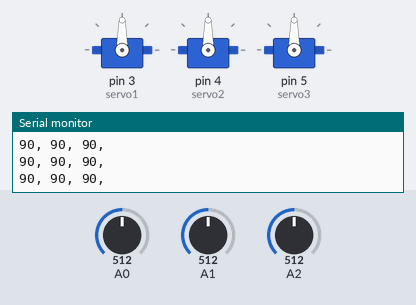
Simulated run of this sketch. Board: Arduino Uno, built with avr-gcc and run on an emulated ATmega328P. Shown: 3 × servo, the last lines printed to the serial monitor. The test bench sets the inputs (shaded band); at power-on: A0 = 512, A1 = 512, A2 = 512.

Above: at 1.2 s.
1.3 s: A0 set to 569
At 2.2 s:
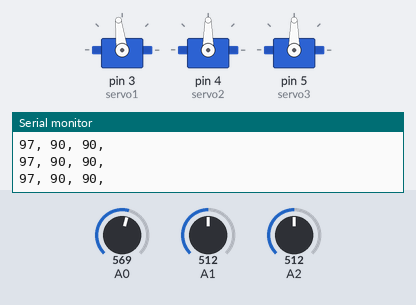
2.8 s: A0 set to 597
At 3.3 s:
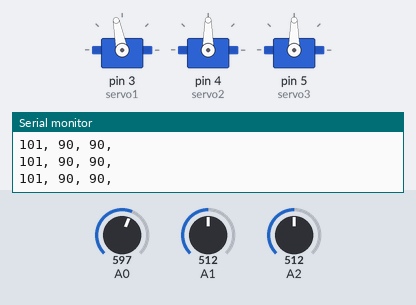
4.3 s: A1 set to 567
At 5.7 s:
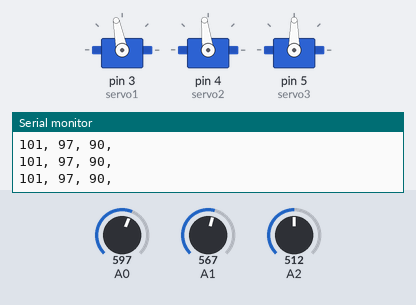
7.3 s: A1 set to 601
At 8.0 s:
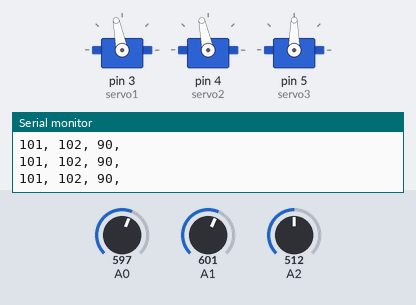
8.8 s: A2 set to 571
At 9.3 s:
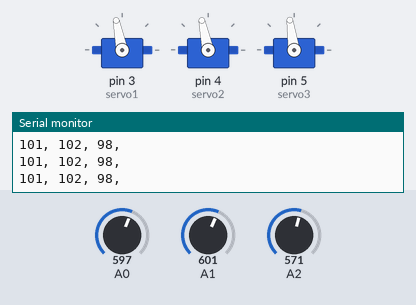
10.3 s: A2 set to 592
At 10.6 s:
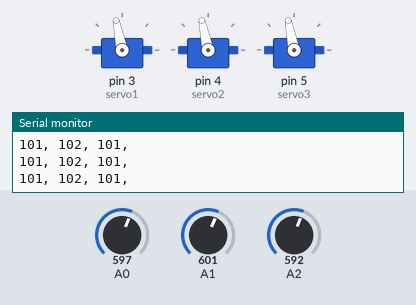
Timing chart, 0 to 12.8 s (numbered marks = the images above; inputs shaded):
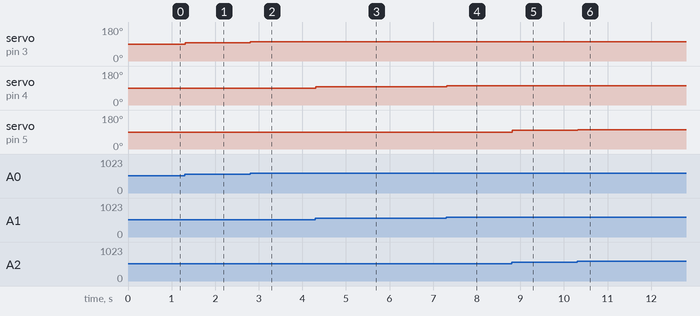

The sketch:

robot-arm-potentiometer.ino
```cpp
#include <Servo.h>

Servo servo1, servo2, servo3;

int pos = 0;    // variable to store the servo position

void setup() {
  servo1.attach(3);
  servo2.attach(4);
  servo3.attach(5);

  Serial.begin(9600);
}

void loop() {

  int mapped1 = map(analogRead(0), 0, 1023, 20, 160);
  int mapped2 = map(analogRead(1), 0, 1023, 20, 160);
  int mapped3 = map(analogRead(2), 0, 1023, 20, 160);

  servo1.write(mapped1);
  servo2.write(mapped2);
  servo3.write(mapped3);

  Serial.print(mapped1);
  Serial.print(", ");
  Serial.print(mapped2);
  Serial.print(", ");
  Serial.print(mapped3);
  Serial.println(", ");

  delay(20);

}
```

Measured:
- after the input at 1.3 s, servo on pin 3 (servo1): 90° → 97° at once
- after the input at 2.8 s, servo on pin 3 (servo1): 97° → 101° at once
- after the input at 4.3 s, servo on pin 4 (servo2): 90° → 97° at once
- after the input at 7.3 s, servo on pin 4 (servo2): 97° → 102° at once
- after the input at 8.8 s, servo on pin 5 (servo3): 90° → 98° at once
- after the input at 10.3 s, servo on pin 5 (servo3): 98° → 101° at once
